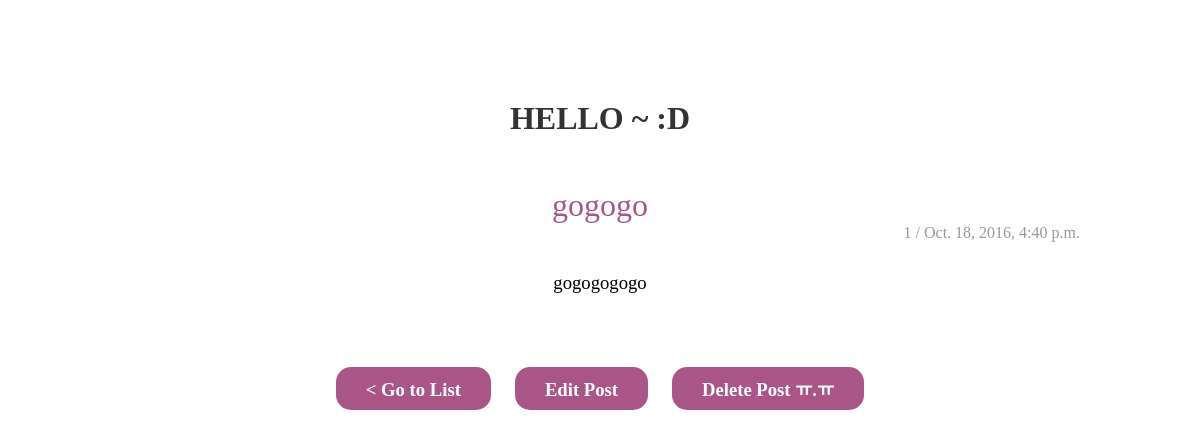
The page /post/1/5/ on the database its author committed.
### board/models.py (models this page shows, shortened)
class Post(models.Model):
	author = models.CharField(max_length=20)
	title = models.CharField(max_length=200)
	text = models.TextField()
	created_date = models.DateTimeField(
		default=timezone.now)
	published_date = models.DateTimeField(
		blank=True, null=True)

### board/views.py (the view)
# urls.py: url(r'^post/(?P<nowPage>[0-9]+)/(?P<pk>[0-9]+)/$', views.post_detail, name='post_detail'),
def post_detail(request, pk, nowPage):
	post = get_object_or_404(Post, pk=pk)
	nowPage = int(nowPage)
	return render(request, 'board/post_detail.html', {'post':post, 'nowPage':nowPage})

### board/templates/board/post_detail.html (shortened to what this page needs)
{% extends 'board/index.html' %}
{% block content %}
	<div class="post">
		<span class="detail-title">{{ post.title }}</span>
		<span class="author-time">{{ post.author }} / {{ post.published_date }}</span>
		<p>{{ post.text }}</p>
	</div>
	<div class="buttons">
		<a class="list-btn" href="{% url 'post_list' nowPage=nowPage %}">&lt; Go to List</a>
		<a class="edit-btn" href="{% url 'post_edit' pk=post.pk nowPage=nowPage %}">Edit Post</a>
		<a class="delete-btn" id="postDelete" href="#">Delete Post ㅠ.ㅠ</a>
	</div>
{% endblock content %}

### board/static/css/default.css (style rules this page uses)
* { margin:0; padding:0; box-sizing:border-box; }
a, button { text-decoration: none; border:none; }
.buttons { width:100%; float:left; text-align:center; margin:50px 0 0; }
.buttons a, .save-btn { font-size:14pt; font-weight: bold; color:#fff; background:#a58; margin:0 10px; padding: 12px 30px 10px; border-radius:15px; }

### board/static/css/detail.css (style rules this page uses)
.post span, .post p { float: left; text-align:center; width:100%; }
.detail-title { font-size:24pt; color:#a58; }
.author-time { color:#999; text-align:right !important; }
.post p { margin:30px 0; font-size:14pt; }

### rows shown on the page
Post: title "gogogo", author "1", published_date "Oct. 18, 2016, 4:40 p.m.", text "gogogogogo"
